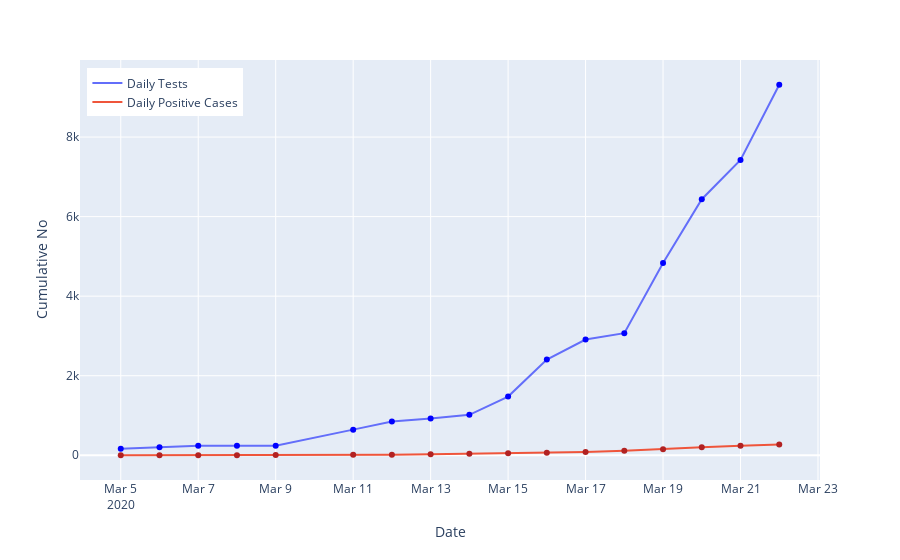

Notebook source saved alongside this figure:
### Code cell
df_long = pd.melt(df_wide, id_vars=['date'], value_vars=['cumulative_tests','cum_cases'])
fig = px.line(df_long, x='date', y='value', color='variable')

fig.update_layout(
    title="",
    xaxis_title="Date",
    yaxis_title="Cumulative No",
    hovermode= 'x',
    legend=dict(x=0.01, y=.98),
    xaxis=dict(fixedrange=True),
    yaxis=dict(fixedrange=True),
#     labels=["No of Cases","No of Postives"],
#     font=dict(
#         family="Courier New, monospace",
#         size=18,
#         color="#7f7f7f"
#     )
)

# Point markers
fig.add_trace(go.Scatter(x=df_wide['date'], y=df_wide['cumulative_tests'],mode='markers', hoverinfo='skip',
                        marker=dict(color='blue'), showlegend = False))

fig.add_trace(go.Scatter(x=df_wide['date'], y=df_wide['cum_cases'],mode='markers', hoverinfo='skip',
                        marker=dict(color='firebrick'), showlegend = False))

fig.data[0].name = "Daily Tests"
fig.data[1].name = "Daily Positive Cases"

fig.data[0].hovertemplate = '%{y}'
fig.data[1].hovertemplate = '%{y}'
fig.show(config = dict(displayModeBar=False))

### Figure 1 — Plotly figure (JSON) as saved in the notebook; plotly's stock layout.template omitted (floating-point values rounded to 4 significant figures)
{"data": [{"hoverlabel": {"namelength": 0}, "hovertemplate": "%{y}", "legendgroup": "variable=cumulative_tests", "line": {"color": "#636efa", "dash": "solid"}, "mode": "lines", "name": "Daily Tests", "showlegend": true, "type": "scatter", "x": ["2020-03-05T00:00:00", "2020-03-06T00:00:00", "2020-03-07T00:00:00", "2020-03-08T00:00:00", "2020-03-09T00:00:00", "2020-03-11T00:00:00", "2020-03-12T00:00:00", "2020-03-13T00:00:00", "2020-03-14T00:00:00", "2020-03-15T00:00:00", "2020-03-16T00:00:00", "2020-03-17T00:00:00", "2020-03-18T00:00:00", "2020-03-19T00:00:00", "2020-03-20T00:00:00", "2020-03-21T00:00:00", "2020-03-22T00:00:00"], "xaxis": "x", "y": [164, 200, 241, 241, 241, 645, 848, 924, 1017, 1476, 2405, 2911, 3070, 4832, 6438, 7425, 9315], "yaxis": "y"}, {"hoverlabel": {"namelength": 0}, "hovertemplate": "%{y}", "legendgroup": "variable=cum_cases", "line": {"color": "#EF553B", "dash": "solid"}, "mode": "lines", "name": "Daily Positive Cases", "showlegend": true, "type": "scatter", "x": ["2020-03-05T00:00:00", "2020-03-06T00:00:00", "2020-03-07T00:00:00", "2020-03-08T00:00:00", "2020-03-09T00:00:00", "2020-03-11T00:00:00", "2020-03-12T00:00:00", "2020-03-13T00:00:00", "2020-03-14T00:00:00", "2020-03-15T00:00:00", "2020-03-16T00:00:00", "2020-03-17T00:00:00", "2020-03-18T00:00:00", "2020-03-19T00:00:00", "2020-03-20T00:00:00", "2020-03-21T00:00:00", "2020-03-22T00:00:00"], "xaxis": "x", "y": [1, 1, 2, 3, 7, 13, 16, 24, 38, 51, 62, 85, 116, 150, 202, 240, 274], "yaxis": "y"}, {"hoverinfo": "skip", "marker": {"color": "blue"}, "mode": "markers", "showlegend": false, "type": "scatter", "x": ["2020-03-05T00:00:00", "2020-03-06T00:00:00", "2020-03-07T00:00:00", "2020-03-08T00:00:00", "2020-03-09T00:00:00", "2020-03-11T00:00:00", "2020-03-12T00:00:00", "2020-03-13T00:00:00", "2020-03-14T00:00:00", "2020-03-15T00:00:00", "2020-03-16T00:00:00", "2020-03-17T00:00:00", "2020-03-18T00:00:00", "2020-03-19T00:00:00", "2020-03-20T00:00:00", "2020-03-21T00:00:00", "2020-03-22T00:00:00"], "y": [164, 200, 241, 241, 241, 645, 848, 924, 1017, 1476, 2405, 2911, 3070, 4832, 6438, 7425, 9315]}, {"hoverinfo": "skip", "marker": {"color": "firebrick"}, "mode": "markers", "showlegend": false, "type": "scatter", "x": ["2020-03-05T00:00:00", "2020-03-06T00:00:00", "2020-03-07T00:00:00", "2020-03-08T00:00:00", "2020-03-09T00:00:00", "2020-03-11T00:00:00", "2020-03-12T00:00:00", "2020-03-13T00:00:00", "2020-03-14T00:00:00", "2020-03-15T00:00:00", "2020-03-16T00:00:00", "2020-03-17T00:00:00", "2020-03-18T00:00:00", "2020-03-19T00:00:00", "2020-03-20T00:00:00", "2020-03-21T00:00:00", "2020-03-22T00:00:00"], "y": [1, 1, 2, 3, 7, 13, 16, 24, 38, 51, 62, 85, 116, 150, 202, 240, 274]}], "layout": {"hovermode": "x", "legend": {"tracegroupgap": 0, "x": 0.01, "y": 0.98}, "margin": {"t": 60}, "title": {"text": ""}, "xaxis": {"anchor": "y", "domain": [0, 1], "fixedrange": true, "title": {"text": "Date"}}, "yaxis": {"anchor": "x", "domain": [0, 1], "fixedrange": true, "title": {"text": "Cumulative No"}}}}
